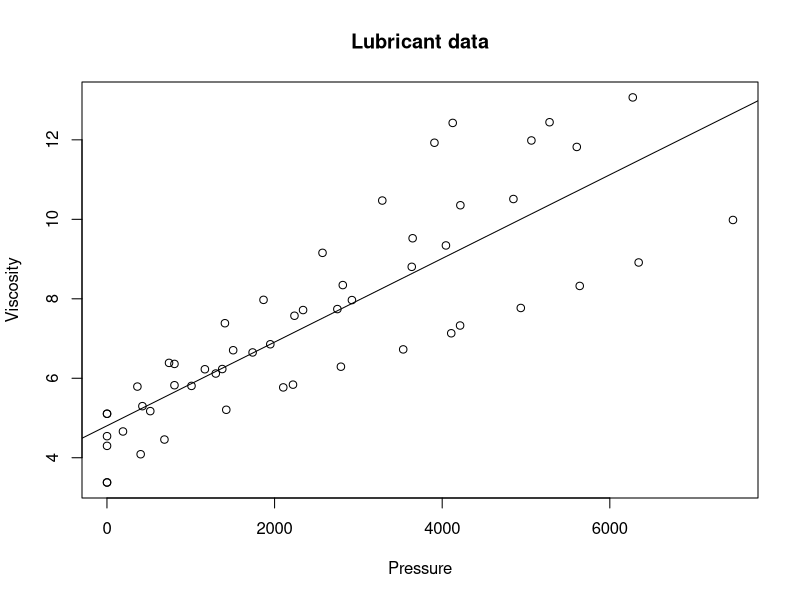

The R script that drew this image:
# Regression Modelling Tutorial 2 - R Commands

# Question One

# Q1 (a)

# Download the data file to the right directory and then read in and attach the data:

Lubricant <- read.csv("Lubricant.csv", header=T)
Lubricant
attach(Lubricant)

# Now fit the requested model using lm() and then the easiest way to view the estimates
# is to use summary():

Lubricant.lm <- lm(viscos ~ pressure)
summary(Lubricant.lm)


# Q1 (b)

# It is always good practice to properly label a plot - though it would have been
# better if the description of the data had included information about the units
# used in the sample measurements, so we could have included that info in the 
# axis labels:

plot(pressure, viscos, xlab="Pressure", ylab="Viscosity", main="Lubricant data")

# Add the estimated regression line - the coefficients of the model are stored as
# a pair, the intercept a, followed by the slope b, so they are already in the
# appropriate format for using abline():

Lubricant.lm$coefficients
help(abline)
abline(Lubricant.lm) # or abline(Lubricant.lm$coefficients)

# To use the coefficients in a vector multiplication, we need to also have 
# vectors of new values that specify what is to be multiplied by the intercept 
# and what is to be multiplied by the slope, i.e. we want a vector of 1 and the
# the new x value:

c(1, 1000) %*% Lubricant.lm$coefficients

# For the second prediction, we could do the multiplication the other way round.
# Strictly speaking, vector/matrix multiplication is not transitive, so we may
# need to transpose one of our matrices, but in the simple case of two vectors
# R will produce the right results, even if we omit this simple detail:

Lubricant.lm$coefficients %*% c(1, 10000)
t(Lubricant.lm$coefficients) %*% c(1, 10000)

# Note that the first prediction (x,y) = (1000, 5.857091) is well within the 
# range of our data and appears to be a sensible prediction (it is on the 
# estimated regression line in the midst of a lot of the observed sample values),
# however, (10000, 15.33369) is off the far end of the graph - the plot suggests
# definite problems with the fit of the model for values in the upper range of
# the data and it would be very unwise to extrapolate the model to include 
# even larger values - at best, simple linear regression is a good local 
# approximation within the range of the observed data.


# Q1 (c)

# Calculate the means:

xbar <- mean(pressure)
ybar <- mean(viscos)
c(xbar, ybar)

# By inspection of the plot in part (b), this point is on the estimated regression
# line, but we can check this by predicting the value of Y when X = xbar:

c(1, xbar) %*% Lubricant.lm$coefficients

